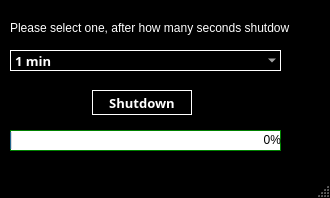
<?xml version="1.0" encoding="UTF-8"?>
<ui version="4.0">
 <class>MainWindow</class>
 <widget class="QMainWindow" name="MainWindow">
  <property name="enabled">
   <bool>true</bool>
  </property>
  <property name="geometry">
   <rect>
    <x>0</x>
    <y>0</y>
    <width>330</width>
    <height>198</height>
   </rect>
  </property>
  <property name="sizePolicy">
   <sizepolicy hsizetype="Preferred" vsizetype="Preferred">
    <horstretch>0</horstretch>
    <verstretch>0</verstretch>
   </sizepolicy>
  </property>
  <property name="font">
   <font>
    <underline>false</underline>
    <strikeout>false</strikeout>
   </font>
  </property>
  <property name="contextMenuPolicy">
   <enum>Qt::DefaultContextMenu</enum>
  </property>
  <property name="windowTitle">
   <string>Shutdown Scheduler</string>
  </property>
  <property name="layoutDirection">
   <enum>Qt::LeftToRight</enum>
  </property>
  <property name="styleSheet">
   <string notr="true">#MainWindow {
	background-color: black;
}</string>
  </property>
  <property name="unifiedTitleAndToolBarOnMac">
   <bool>false</bool>
  </property>
  <widget class="QWidget" name="centralwidget">
   <property name="styleSheet">
    <string notr="true">color: rgb(26, 26, 26)</string>
   </property>
   <widget class="QComboBox" name="timeComboBox">
    <property name="geometry">
     <rect>
      <x>10</x>
      <y>50</y>
      <width>271</width>
      <height>21</height>
     </rect>
    </property>
    <property name="sizePolicy">
     <sizepolicy hsizetype="Expanding" vsizetype="Expanding">
      <horstretch>0</horstretch>
      <verstretch>0</verstretch>
     </sizepolicy>
    </property>
    <property name="font">
     <font>
      <family>Segoe UI Semibold</family>
      <pointsize>10</pointsize>
      <weight>75</weight>
      <italic>false</italic>
      <bold>true</bold>
     </font>
    </property>
    <property name="styleSheet">
     <string notr="true">#timeComboBox {
	border: 1px solid white;
	background-color: black;
	color: white;
}</string>
    </property>
    <item>
     <property name="text">
      <string extracomment="1 minute">1 min</string>
     </property>
    </item>
    <item>
     <property name="text">
      <string>5 min</string>
     </property>
    </item>
    <item>
     <property name="text">
      <string>10 min</string>
     </property>
    </item>
    <item>
     <property name="text">
      <string>15 min</string>
     </property>
    </item>
    <item>
     <property name="text">
      <string>30 min</string>
     </property>
    </item>
    <item>
     <property name="text">
      <string>1 hour</string>
     </property>
    </item>
    <item>
     <property name="text">
      <string>2 hour</string>
     </property>
    </item>
    <item>
     <property name="text">
      <string>3 hour</string>
     </property>
    </item>
    <item>
     <property name="text">
      <string>5 hour</string>
     </property>
    </item>
   </widget>
   <widget class="QLabel" name="label">
    <property name="geometry">
     <rect>
      <x>10</x>
      <y>20</y>
      <width>280</width>
      <height>16</height>
     </rect>
    </property>
    <property name="sizePolicy">
     <sizepolicy hsizetype="Expanding" vsizetype="Expanding">
      <horstretch>0</horstretch>
      <verstretch>0</verstretch>
     </sizepolicy>
    </property>
    <property name="font">
     <font>
      <family>Segoe UI Historic</family>
      <pointsize>9</pointsize>
      <weight>50</weight>
      <bold>false</bold>
     </font>
    </property>
    <property name="cursor">
     <cursorShape>ArrowCursor</cursorShape>
    </property>
    <property name="styleSheet">
     <string notr="true">color: white;</string>
    </property>
    <property name="text">
     <string>Please select one, after how many seconds shutdown</string>
    </property>
   </widget>
   <widget class="QPushButton" name="shutdownButton">
    <property name="geometry">
     <rect>
      <x>92</x>
      <y>90</y>
      <width>100</width>
      <height>25</height>
     </rect>
    </property>
    <property name="sizePolicy">
     <sizepolicy hsizetype="Expanding" vsizetype="Expanding">
      <horstretch>0</horstretch>
      <verstretch>0</verstretch>
     </sizepolicy>
    </property>
    <property name="font">
     <font>
      <family>Segoe UI Semibold</family>
      <pointsize>10</pointsize>
      <weight>75</weight>
      <bold>true</bold>
     </font>
    </property>
    <property name="autoFillBackground">
     <bool>false</bool>
    </property>
    <property name="styleSheet">
     <string notr="true">#shutdownButton{
	border: 1px solid white;
	background-color: black;
	color:white;
}
</string>
    </property>
    <property name="text">
     <string>Shutdown</string>
    </property>
    <property name="checkable">
     <bool>false</bool>
    </property>
   </widget>
   <widget class="QProgressBar" name="progressBar">
    <property name="geometry">
     <rect>
      <x>10</x>
      <y>130</y>
      <width>271</width>
      <height>21</height>
     </rect>
    </property>
    <property name="sizePolicy">
     <sizepolicy hsizetype="Preferred" vsizetype="Preferred">
      <horstretch>0</horstretch>
      <verstretch>0</verstretch>
     </sizepolicy>
    </property>
    <property name="styleSheet">
     <string notr="true">#progressBar {
	color: black;
	background-color:white;
	border: 1px solid green;
}</string>
    </property>
    <property name="value">
     <number>0</number>
    </property>
    <property name="alignment">
     <set>Qt::AlignRight|Qt::AlignTrailing|Qt::AlignVCenter</set>
    </property>
    <property name="textVisible">
     <bool>true</bool>
    </property>
   </widget>
  </widget>
  <widget class="QStatusBar" name="statusbar"/>
 </widget>
 <resources/>
 <connections/>
</ui>
